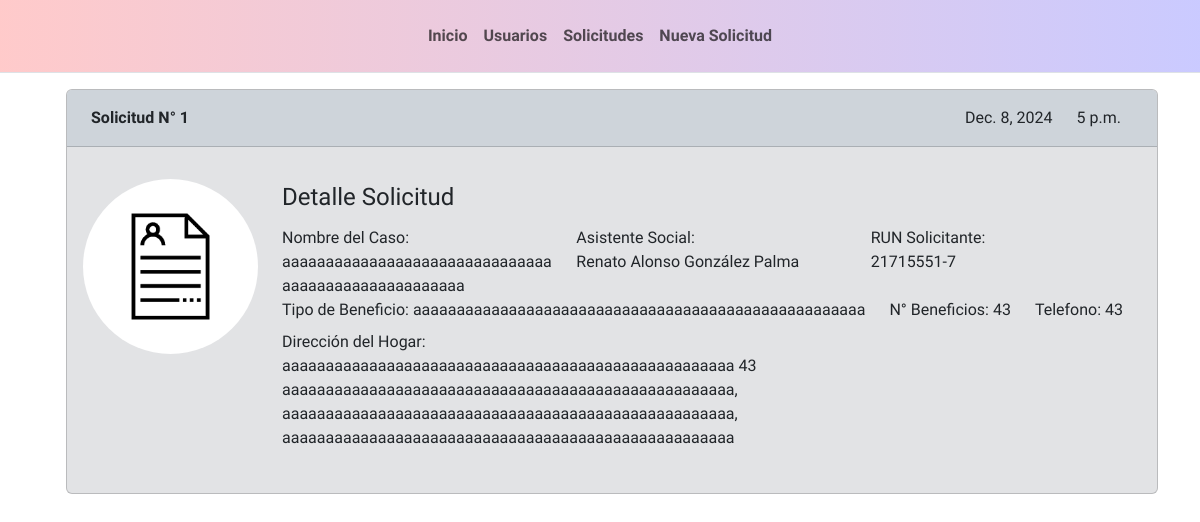
The page /solicitudes on the database as committed earlier.
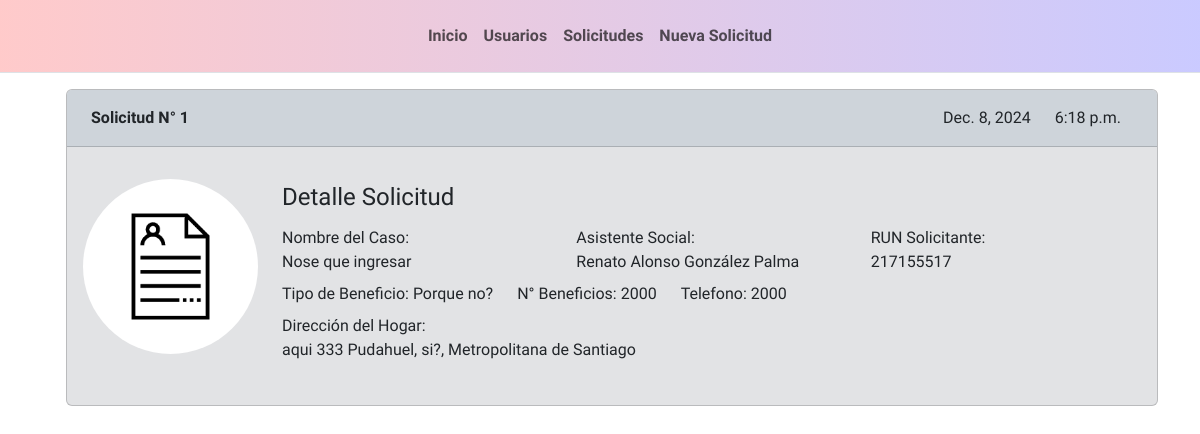
The same page on the database as committed later.
### solicitudes/models.py (models this page shows)
class Solicitud(models.Model):
    numeroSolicitud = models.AutoField(db_column='n_solicitud', primary_key=True)
    nombreCasoSolicitud = models.CharField(max_length=150, blank=False, null=False)
    beneficio = models.CharField(max_length=250, blank=False, null=False)
    descripcionBeneficio = models.CharField(max_length=2500, blank=True, null=True)
    cantidadBeneficios = models.IntegerField(blank=False, null=False)
    hora = models.TimeField(blank=False, null=False)
    fecha = models.DateField(blank=False, null=False)
    nombreCalle = models.CharField(max_length=90, blank=False, null=False)
    numeroCalle = models.IntegerField(blank=False, null=False)
    nombreAvenida = models.CharField(max_length=90, blank=False, null=False)
    nombreComuna = models.CharField(max_length=90, blank=False, null=False)
    nombreRegion = models.CharField(max_length=90, blank=False, null=False)
    casa = models.CharField(max_length=90, blank=False, null=False)
    poblacion_villa_condominio = models.CharField(max_length=90, blank=False, null=False)
    unidadVecinal = models.CharField(max_length=90, blank=False, null=False)
    depto = models.CharField(max_length=90, blank=True, default='Sin Especificar')
    block_edificio = models.CharField(max_length=90, blank=True, default='Sin Especificar')
    fkRutAsistenteSocial = models.ForeignKey('Asistente_Social', on_delete=models.CASCADE, db_column='rutAsistenteSocial')
    fkRutSolicitante = models.ForeignKey('Solicitante', on_delete=models.CASCADE, db_column='rutSolicitante')

class Solicitante(models.Model):
    rutSolicitante = models.CharField(max_length=13, primary_key=True)
    primerNombre = models.CharField(max_length=100, blank=False, null=False)
    segundoNombre = models.CharField(max_length=160, blank=True, null=True)
    primerApellido = models.CharField(max_length=100, blank=False, null=False)
    segundoApellido = models.CharField(max_length=160, blank=True, null=True)
    telefono = models.IntegerField(blank=False, null=False)
    edad = models.IntegerField(blank=False, null=False)
    correo = models.EmailField(max_length=150, blank=False, null=False)
    grupoFamiliar = models.CharField(max_length=150, blank=False, null=False)
    def __str__(self):
        return str(self.rutSolicitante)

class Asistente_Social(models.Model):
    rutAsistenteSocial = models.CharField(max_length=13, primary_key=True)
    nombres = models.CharField(max_length=150, blank=False, null=False)
    apellidos = models.CharField(max_length=150, blank=False, null=False)
    telefono = models.IntegerField(blank=False, null=False)
    edad = models.IntegerField(blank=False, null=False)
    correo = models.CharField(max_length=150, blank=False, null=False)
    def __str__(self):
        return str(self.nombres +" "+ self.apellidos)

### solicitudes/views.py (the view)
# urls.py: path('solicitudes', views.getSolicitudes, name='obtener_solicitudes'),
def getSolicitudes(request):
    context = {}
    dataSolicitudes = Solicitud.objects.all()
    context['dataSolicitudes'] = dataSolicitudes
    return render(request, 'solicitud/solicitud_get.html', context)

### solicitudes/templates/solicitud/solicitud_get.html (shortened to what the changed rows need)
{% extends 'components/base.html' %}
{% load static %}
{% block content %}
{% include 'components/navbar.html' %}
<div class="margin-default">
    <div class="container">
        <div class="row align-items-start grid row-gap-3">
            <div class="col">
                {% if dataSolicitudes %}
                {% for solicitud in dataSolicitudes %}
                    <div class="bg-secondary-subtle card">
                        <div class="d-flex mb-3 bg-dark-subtle card-header">
                            <div class="me-auto p-2">Solicitud N° {{ solicitud.numeroSolicitud }}</div>
                            <div class="p-2">
                                <div class="container text-center">
                                    <div class="row align-items-start">
                                        <div class="col-auto fw-light">{{ solicitud.fecha }}</div>
                                        <div class="col-auto fw-light">{{ solicitud.hora }}</div>
                                    </div>
                                </div>
                            </div>
                        </div>
                        <div class="card-body solicitudes-margin">
                            <div class="row align-items-start grid row-gap-3">
                                <div class="col-auto">
                                    <img src="{% static 'img/defalut_solicitud.png' %}" class="rounded-circle img-fluid index-card-image" alt="solicitud_default_image">
                                </div>
                                <div class="col">
                                    <div class="row align-items-start">
                                        <div class="col-12 fs-4 fw-light" style="margin-bottom: 0.70rem;">Detalle Solicitud</div>
                                        <div class="col-md-4 fw-medium">
                                            Nombre del Caso:
                                        </div>
                                        <div class="col-md-4 fw-medium">
                                            Asistente Social:
                                        </div>
                                        <div class="col-md-4 fw-medium">
                                            RUN Solicitante:
                                        </div>
                                        <div class="col-md-4 fw-light">
                                            {{ solicitud.nombreCasoSolicitud }}
                                        </div>
                                        <div class="col-md-4 fw-light">
                                            {{ solicitud.fkRutAsistenteSocial }}
                                        </div>
                                        <div class="col-md-4 fw-light" style="margin-bottom: 0.5rem;">
                                            {{ solicitud.fkRutSolicitante }}
                                        </div>
                                        <div class="col-auto fw-medium">
                                            Tipo de Beneficio: <span class="fw-light">{{ solicitud.beneficio }}</span>
                                        </div>
                                        <div class="col-auto fw-medium">
                                            N° Beneficios: <span class="fw-light">{{ solicitud.cantidadBeneficios }}</span>
                                        </div>
                                        <div class="col-auto fw-medium" style="margin-bottom: 0.5rem;">
                                            Telefono: <span class="fw-light">{{ solicitud.cantidadBeneficios }}</span>
                                        </div>
                                        <div class="col-md-12 fw-medium">
                                            Dirección del Hogar:
                                        </div>
                                        <div class="col-md-12 fw-light" style="margin-bottom: 0.7rem;">
                                            {{ solicitud.nombreCalle }}
                                            {{ solicitud.numeroCalle }}
                                            {{ solicitud.nombreComuna }},
                                            {{ solicitud.nombreAvenida }},
                                            {{ solicitud.nombreRegion }}
                                        </div>
                                    </div>
                                </div>
                            </div>
                        </div>
                        </div>
                    </div>
                {% endfor %}
                {% else %}
                    <h4 class="text-center fw-light fst-italic">No se Encontraron Solicitudes Ingresadas</h4>
                {% endif %}
            </div>
        </div>
    </div>
{% endblock %}

Rows that differ between the two databases and show on the page:
changed Solicitud "Renato Alonso González Palma": hora "5 p.m." → "6:18 p.m."; nombreCasoSolicitud "aaaaaaaaaaaaaaaaaaaaaaaaaaaaaaaaaaaaaaaaaaaaaaaaaaaa" → "Nose que ingresar"; fkRutSolicitante "21715551-7" → "217155517"; beneficio "aaaaaaaaaaaaaaaaaaaaaaaaaaaaaaaaaaaaaaaaaaaaaaaaaaaa" → "Porque no?"; cantidadBeneficios "43" → "2000"; nombreCalle "aaaaaaaaaaaaaaaaaaaaaaaaaaaaaaaaaaaaaaaaaaaaaaaaaaaa" → "aqui"; numeroCalle "43" → "333"; nombreComuna "aaaaaaaaaaaaaaaaaaaaaaaaaaaaaaaaaaaaaaaaaaaaaaaaaaaa" → "Pudahuel"; nombreAvenida "aaaaaaaaaaaaaaaaaaaaaaaaaaaaaaaaaaaaaaaaaaaaaaaaaaaa" → "si?"; nombreRegion "aaaaaaaaaaaaaaaaaaaaaaaaaaaaaaaaaaaaaaaaaaaaaaaaaaaa" → "Metropolitana de Santiago"
